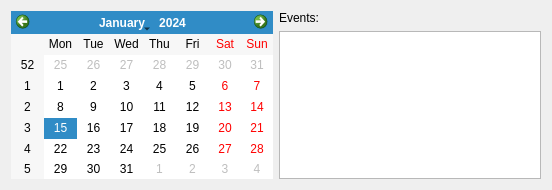
<?xml version="1.0" encoding="UTF-8"?>
<ui version="4.0">
 <class>CalendarWidget</class>
 <widget class="QWidget" name="CalendarWidget">
  <property name="geometry">
   <rect>
    <x>0</x>
    <y>0</y>
    <width>552</width>
    <height>190</height>
   </rect>
  </property>
  <property name="windowTitle">
   <string>Form</string>
  </property>
  <layout class="QHBoxLayout" name="horizontalLayout">
   <item>
    <widget class="QCalendarWidget" name="calendarWidget"/>
   </item>
   <item>
    <layout class="QVBoxLayout" name="verticalLayout">
     <item>
      <widget class="QLabel" name="label">
       <property name="text">
        <string>Events:</string>
       </property>
      </widget>
     </item>
     <item>
      <widget class="QListWidget" name="listWidget"/>
     </item>
    </layout>
   </item>
  </layout>
 </widget>
 <resources/>
 <connections/>
</ui>
